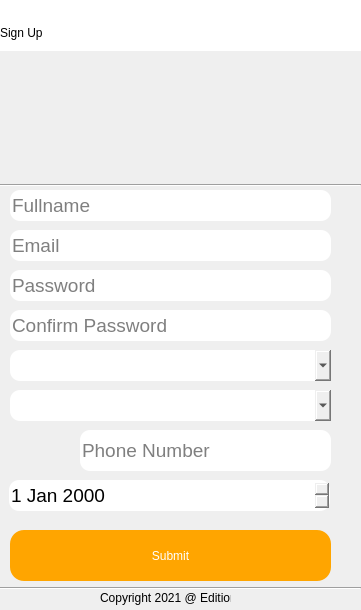
<?xml version="1.0" encoding="UTF-8"?>
<ui version="4.0">
 <class>Dialog</class>
 <widget class="QDialog" name="Dialog">
  <property name="geometry">
   <rect>
    <x>0</x>
    <y>0</y>
    <width>361</width>
    <height>610</height>
   </rect>
  </property>
  <property name="maximumSize">
   <size>
    <width>16777215</width>
    <height>9000</height>
   </size>
  </property>
  <property name="windowTitle">
   <string>Dialog</string>
  </property>
  <widget class="QWidget" name="widget" native="true">
   <property name="geometry">
    <rect>
     <x>0</x>
     <y>0</y>
     <width>361</width>
     <height>611</height>
    </rect>
   </property>
   <property name="styleSheet">
    <string notr="true"/>
   </property>
   <widget class="QLabel" name="label_7">
    <property name="geometry">
     <rect>
      <x>0</x>
      <y>0</y>
      <width>361</width>
      <height>171</height>
     </rect>
    </property>
    <property name="text">
     <string/>
    </property>
    <property name="pixmap">
     <pixmap resource="resource.qrc">:/newPrefix/sunday.jpg</pixmap>
    </property>
   </widget>
   <widget class="QLabel" name="label_8">
    <property name="geometry">
     <rect>
      <x>0</x>
      <y>0</y>
      <width>391</width>
      <height>51</height>
     </rect>
    </property>
    <property name="styleSheet">
     <string notr="true">font: 16pt &quot;MS Shell Dlg 2&quot;;
background-color: rgb(255, 255, 255);</string>
    </property>
    <property name="text">
     <string>
Sign Up</string>
    </property>
   </widget>
   <widget class="QLineEdit" name="fullname">
    <property name="geometry">
     <rect>
      <x>10</x>
      <y>190</y>
      <width>321</width>
      <height>31</height>
     </rect>
    </property>
    <property name="font">
     <font>
      <pointsize>14</pointsize>
     </font>
    </property>
    <property name="styleSheet">
     <string notr="true">border-radius: 10px;</string>
    </property>
    <property name="placeholderText">
     <string>Fullname</string>
    </property>
   </widget>
   <widget class="Line" name="line_4">
    <property name="geometry">
     <rect>
      <x>0</x>
      <y>170</y>
      <width>361</width>
      <height>31</height>
     </rect>
    </property>
    <property name="orientation">
     <enum>Qt::Horizontal</enum>
    </property>
   </widget>
   <widget class="QLineEdit" name="email">
    <property name="geometry">
     <rect>
      <x>10</x>
      <y>230</y>
      <width>321</width>
      <height>31</height>
     </rect>
    </property>
    <property name="font">
     <font>
      <pointsize>14</pointsize>
     </font>
    </property>
    <property name="styleSheet">
     <string notr="true">border-radius: 10px;</string>
    </property>
    <property name="placeholderText">
     <string>Email</string>
    </property>
   </widget>
   <widget class="QLineEdit" name="password">
    <property name="geometry">
     <rect>
      <x>10</x>
      <y>270</y>
      <width>321</width>
      <height>31</height>
     </rect>
    </property>
    <property name="font">
     <font>
      <pointsize>14</pointsize>
     </font>
    </property>
    <property name="styleSheet">
     <string notr="true">border-radius: 10px;</string>
    </property>
    <property name="placeholderText">
     <string>Password</string>
    </property>
   </widget>
   <widget class="QLineEdit" name="confirm_pass">
    <property name="geometry">
     <rect>
      <x>10</x>
      <y>310</y>
      <width>321</width>
      <height>31</height>
     </rect>
    </property>
    <property name="font">
     <font>
      <pointsize>14</pointsize>
     </font>
    </property>
    <property name="styleSheet">
     <string notr="true">border-radius: 10px;</string>
    </property>
    <property name="placeholderText">
     <string>Confirm Password</string>
    </property>
   </widget>
   <widget class="QLineEdit" name="phone">
    <property name="geometry">
     <rect>
      <x>80</x>
      <y>430</y>
      <width>251</width>
      <height>41</height>
     </rect>
    </property>
    <property name="font">
     <font>
      <pointsize>14</pointsize>
     </font>
    </property>
    <property name="statusTip">
     <string/>
    </property>
    <property name="styleSheet">
     <string notr="true">border-radius: 10px;</string>
    </property>
    <property name="placeholderText">
     <string>Phone Number</string>
    </property>
   </widget>
   <widget class="QComboBox" name="country">
    <property name="geometry">
     <rect>
      <x>10</x>
      <y>350</y>
      <width>321</width>
      <height>31</height>
     </rect>
    </property>
    <property name="font">
     <font>
      <pointsize>16</pointsize>
     </font>
    </property>
    <property name="styleSheet">
     <string notr="true">border-radius: 10px;</string>
    </property>
   </widget>
   <widget class="QPushButton" name="submitter">
    <property name="geometry">
     <rect>
      <x>10</x>
      <y>530</y>
      <width>321</width>
      <height>51</height>
     </rect>
    </property>
    <property name="styleSheet">
     <string notr="true">color: white;
font: 18pt &quot;MS Shell Dlg 2&quot;;
background-color: orange;
border-radius: 14px;</string>
    </property>
    <property name="text">
     <string>Submit</string>
    </property>
   </widget>
   <widget class="Line" name="line">
    <property name="geometry">
     <rect>
      <x>0</x>
      <y>580</y>
      <width>361</width>
      <height>16</height>
     </rect>
    </property>
    <property name="orientation">
     <enum>Qt::Horizontal</enum>
    </property>
   </widget>
   <widget class="QLabel" name="label">
    <property name="geometry">
     <rect>
      <x>100</x>
      <y>590</y>
      <width>131</width>
      <height>16</height>
     </rect>
    </property>
    <property name="text">
     <string>Copyright 2021 @ Edition</string>
    </property>
   </widget>
   <widget class="QLabel" name="errors">
    <property name="geometry">
     <rect>
      <x>0</x>
      <y>160</y>
      <width>361</width>
      <height>31</height>
     </rect>
    </property>
    <property name="styleSheet">
     <string notr="true">font: 11pt &quot;MS Shell Dlg 2&quot;;
color: red;</string>
    </property>
    <property name="text">
     <string/>
    </property>
   </widget>
   <widget class="QLabel" name="phone_no">
    <property name="geometry">
     <rect>
      <x>0</x>
      <y>440</y>
      <width>71</width>
      <height>31</height>
     </rect>
    </property>
    <property name="styleSheet">
     <string notr="true">font: 14pt &quot;MS Shell Dlg 2&quot;;</string>
    </property>
    <property name="text">
     <string/>
    </property>
   </widget>
   <widget class="QComboBox" name="states">
    <property name="geometry">
     <rect>
      <x>10</x>
      <y>390</y>
      <width>321</width>
      <height>31</height>
     </rect>
    </property>
    <property name="font">
     <font>
      <pointsize>16</pointsize>
     </font>
    </property>
    <property name="styleSheet">
     <string notr="true">border-radius: 10px;</string>
    </property>
   </widget>
   <widget class="QDateEdit" name="dateEdit">
    <property name="geometry">
     <rect>
      <x>9</x>
      <y>480</y>
      <width>321</width>
      <height>31</height>
     </rect>
    </property>
    <property name="font">
     <font>
      <family>MS Shell Dlg 2</family>
      <pointsize>14</pointsize>
      <weight>50</weight>
      <italic>false</italic>
      <bold>false</bold>
     </font>
    </property>
    <property name="styleSheet">
     <string notr="true">border-radius: 10px;
font: 14pt &quot;MS Shell Dlg 2&quot;;</string>
    </property>
   </widget>
  </widget>
 </widget>
 <resources>
  <include location="resource.qrc"/>
 </resources>
 <connections/>
</ui>
